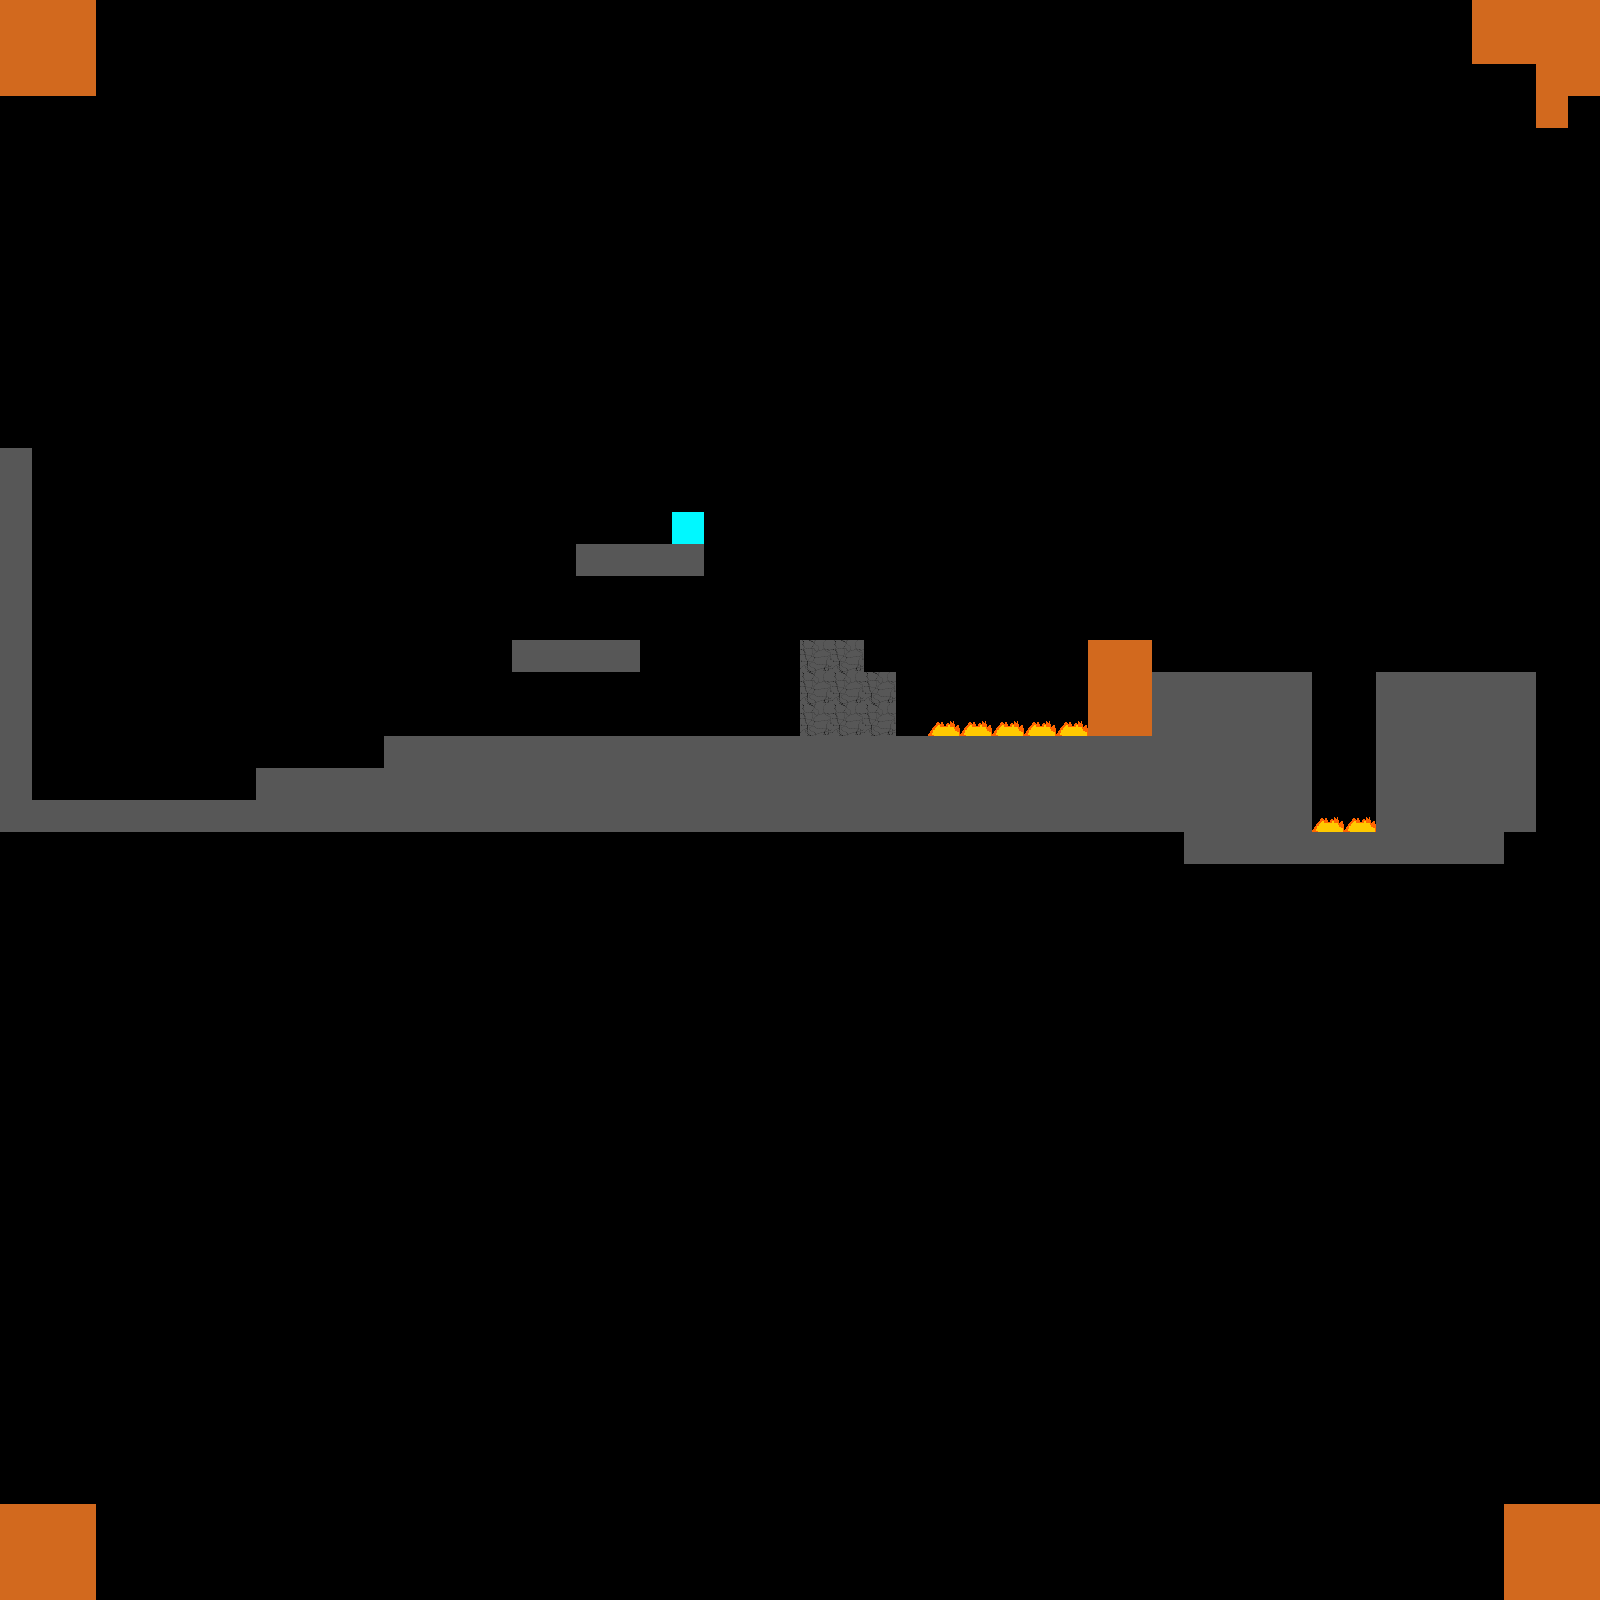

The image is a tile-based game level rendered from a .tmx file. Its description and source (layers, tilesets, objects; grid data summarised) follow:
An orthogonal 50x50 tile map with 32x32 px tiles, 1 tile layer (Tile Layer 1) and 4 objects.

<map version="1.0" tiledversion="1.0.3" orientation="orthogonal" renderorder="right-down" width="50" height="50" tilewidth="32" tileheight="32" nextobjectid="14">
 <tileset firstgid="1" source="../tilesets/tileset.tsx" />
 <layer name="Tile Layer 1" width="50" height="50">
  <data>[2500 cells, 227 non-empty, 5 distinct tile ids]</data>
 </layer>
 <objectgroup name="Object Layer 1">
  <object id="9" x="96" y="768" width="32" height="32">
   <properties>
    <property name="type" value="playerStart" />
   </properties>
  </object>
  <object id="11" x="352" y="736" width="32" height="32">
   <properties>
    <property name="potion" value="rocketPotion" />
    <property name="type" value="potionPickup" />
   </properties>
  </object>
  <object id="12" x="288" y="736" width="32" height="32">
   <properties>
    <property name="potion" value="healthPotion" />
    <property name="type" value="potionPickup" />
   </properties>
  </object>
  <object id="13" x="192" y="768" width="32" height="32">
   <properties>
    <property name="potion" value="waterPotion" />
    <property name="type" value="potionPickup" />
   </properties>
  </object>
 </objectgroup>
</map>
